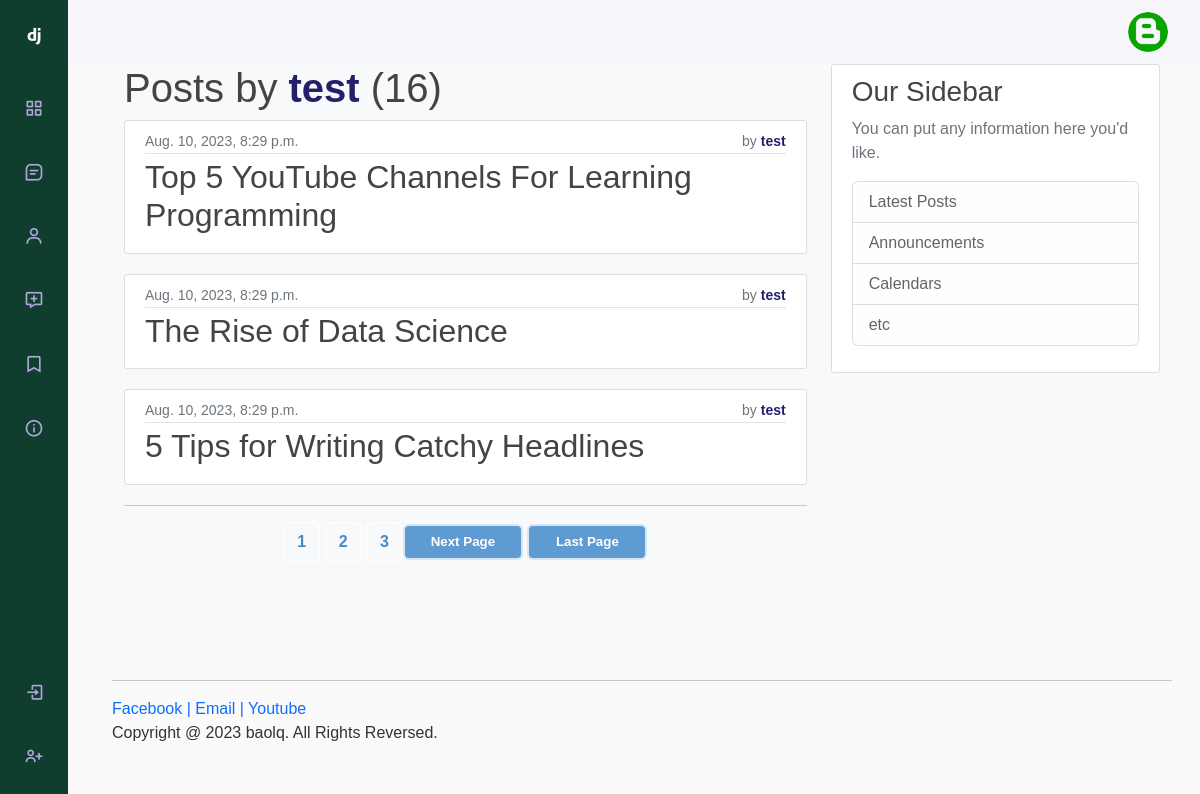
Page /blog/user/test/ on the committed database.
### blog/models.py (models this page shows, shortened)
class Post(models.Model):
    title = models.CharField(max_length=100)
    author = models.ForeignKey(settings.AUTH_USER_MODEL, default=1, on_delete=models.CASCADE, related_name='blog_post')
    body = models.TextField()
    image = models.ImageField(null=True, blank=True, upload_to = "images/")
    date = models.DateTimeField(auto_now_add=True)

### blog/views.py (the view)
# urls.py: path('user/<str:username>/', views.UserPostListView.as_view(), name='user_posts'),
class UserPostListView(ListView):       #------------------------------ class-base view | Method_1
    model = Post
    template_name = 'blogs/user_posts.html'
    context_object_name = 'Posts'
    paginate_by = 3
    def get_queryset(self):
        user = get_object_or_404(User, username=self.kwargs.get('username'))
        return Post.objects.filter(author=user).order_by('-date')

### blog/templates/blogs/user_posts.html (shortened to what this page needs)
{% extends 'pages/base.html' %}
{% block content %}
    <h1>Posts by <span class="author">{{ view.kwargs.username }}</span> ({{page_obj.paginator.count}})</h1>
    {% for post in Posts %}
        <article class="media content-section">
            <div class="article-metadata">
            <small class="text-muted">
                {{ post.date }}
                <div>
                    by
                    <span class="author"> {{ post.author }}</span>
                </div>
            </small>
            </div>
            <div class="blog-img">
                <h2><a class="article-title" href="/blog/post/{{post.pk}}">{{ post.title }}</a></h2>
            </div>
        </article>
    {% endfor %}
    <hr>
    <div class="flex-container paginator">
        <div>
            {% for num in page_obj.paginator.page_range %}
                {% if page_obj.number == num %}
                    <a class="btn btn-info mb-4 paginfo-btn" href="{{ request.path }}?page={{num}}">{{num}}</a>
                {% elif num > page_obj.number|add:'-3' and num < page_obj.number|add:'3' %}
                    <a class="btn btn-info mb-4 paginfo-btn" href="{{ request.path }}?page={{num}}">{{num}}</a>
                {% endif %}
            {% endfor %}
        </div>
        {% if page_obj.has_next %}
            <div>
                <a class="btn btn-outline-info mb-4 pag-btn" href="{{ request.path }}?page={{page_obj.next_page_number}}">Next Page</a>
                <a class="btn btn-outline-info mb-4 pag-btn" href="{{ request.path }}?page={{ page_obj.paginator.num_pages }}">Last Page</a>
            </div>
        {% endif %}
    </div>
{% endblock %}

### static/css/style.css (style rules this page uses)
:root { --header-height: 3rem; --nav-width: 68px; --first-color: #0f3e2e; --first-color-light: #AFA5D9; --white-color: #F7F6FB; --body-font: 'Nunito', sans-serif; --normal-font-size: 1rem; --z-fixed: 100; }
*,::before,::after { box-sizing: border-box; }
body { position: relative; margin: var(--header-height) 0 0 0; padding: 0 1rem; font-family: var(--body-font); font-size: var(--normal-font-size); transition: .5s; background: #fafafa; color: #333333; }
a { text-decoration: none; }
@media screen and (min-width: 768px) { body { margin: calc(var(--header-height) + 1rem) 0 0 0; padding-left: calc(var(--nav-width) + 2rem); } }
h1, h2, h3, h4, h5, h6 { color: #444444; }
.content-section { background: #ffffff; padding: 10px 20px; border: 1px solid #dddddd; border-radius: 3px; margin-bottom: 20px; }
.article-title { color: #444444; }
.article-metadata { padding-bottom: 1px; margin-bottom: 4px; border-bottom: 1px solid #e3e3e3 }
.text-muted { display: flex; justify-content: space-between; }
.author { font-weight: 600; color: #050059e0; }
.blog-img { display: flex; align-items: center; }
.paginator { justify-content: center; }
.btn { cursor: pointer; width: 90%; border: 2px solid rgba(255, 255, 255, .75); background-color: rgba(0, 0, 0, .5); color: rgba(255, 255, 255, 1); font-weight: 600; margin: 10px 20px; }
.pag-btn { display: inline-block; width: 9em; margin: 0; font-size: smaller; background-color: #428bcad8; }
.paginfo-btn { display: inline-block; width: max-content; margin: 0; color: #428bca; background: none; }
.flex-container { display: flex; align-items: center; }

### rows in the picture
Post: date "Aug. 10, 2023, 8:29 p.m.", author "test", title "Top 5 YouTube Channels For Learning Programming"
Post: date "Aug. 10, 2023, 8:29 p.m.", author "test", title "The Rise of Data Science"
Post: date "Aug. 10, 2023, 8:29 p.m.", author "test", title "5 Tips for Writing Catchy Headlines"

### other values in the picture
{{ view.kwargs.username }} "test"
{{ page_obj.paginator.count }} "16"
{{ num }} "1"
{{ num }} "2" "3"
